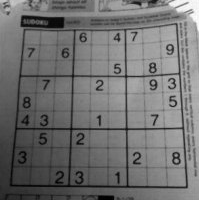
#> input picture sudoku.png, 199 x 200 px
$ python hough_transform.py
#> lines starting #> are read from the running program, lines starting #| are printed output that depends on the picture
import cv2 as cv
import numpy as np

img = cv.imread('../sudoku.png')
#> img is the input picture: shape (200, 199, 3); min 0, max 255, mean 112.5
gray = cv.cvtColor(img,cv.COLOR_BGR2GRAY)
edges = cv.Canny(gray,5,250,apertureSize = 3)
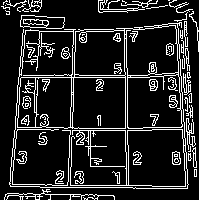
#> edges: shape (200, 199); 14.3% white in thin lines or dots


lines = cv.HoughLines(edges,1,np.pi/180,200)
#> lines = None

print(lines)
#| None

#> (the run stopped early here; a loop or call above may not have finished)
